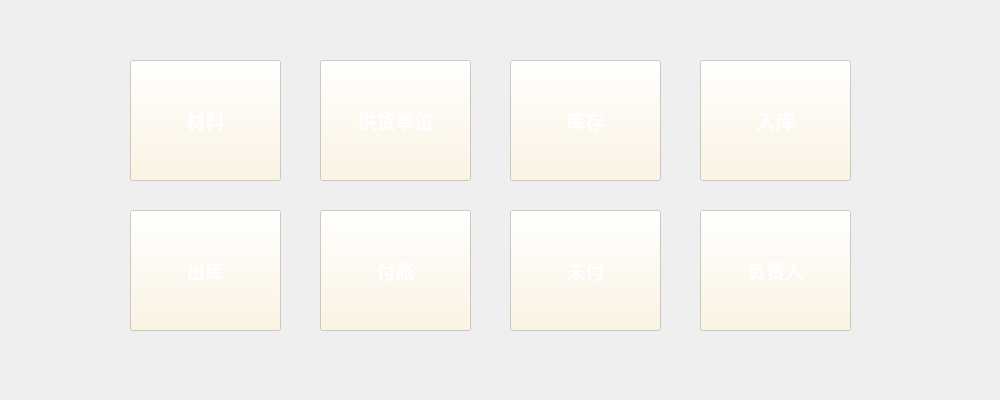
<?xml version="1.0" encoding="UTF-8"?>
<ui version="4.0">
 <class>Form</class>
 <widget class="QWidget" name="Form">
  <property name="geometry">
   <rect>
    <x>0</x>
    <y>0</y>
    <width>1000</width>
    <height>400</height>
   </rect>
  </property>
  <property name="windowTitle">
   <string>Form</string>
  </property>
  <property name="styleSheet">
   <string notr="true">QWidget {
border-image:url(C:/Users/CZQ/Desktop/czq_dev/All/churuku_query/new/1-2.jpg);
}

#下面的防止背景干扰其他控件
QTextBrowser {
border-image:url();
}
QLineEdit {
border-image:url();
}
QComboBox {
border-image:url();
}
QLabel {
border-image:url();
}
QPushButton {
border-image:url();
}</string>
  </property>
  <widget class="QPushButton" name="pushButton">
   <property name="enabled">
    <bool>true</bool>
   </property>
   <property name="geometry">
    <rect>
     <x>320</x>
     <y>60</y>
     <width>151</width>
     <height>121</height>
    </rect>
   </property>
   <property name="font">
    <font>
     <family>微软雅黑</family>
     <pointsize>14</pointsize>
     <weight>75</weight>
     <bold>true</bold>
    </font>
   </property>
   <property name="styleSheet">
    <string notr="true">background-color:rgba(255, 245, 221,160);
color:#ffffff;
</string>
   </property>
   <property name="text">
    <string>供货单位</string>
   </property>
  </widget>
  <widget class="QPushButton" name="pushButton_2">
   <property name="enabled">
    <bool>true</bool>
   </property>
   <property name="geometry">
    <rect>
     <x>130</x>
     <y>60</y>
     <width>151</width>
     <height>121</height>
    </rect>
   </property>
   <property name="font">
    <font>
     <family>微软雅黑</family>
     <pointsize>14</pointsize>
     <weight>75</weight>
     <bold>true</bold>
    </font>
   </property>
   <property name="styleSheet">
    <string notr="true">background-color:rgba(255, 245, 221,160);
color:#ffffff;
</string>
   </property>
   <property name="text">
    <string>材料</string>
   </property>
  </widget>
  <widget class="QPushButton" name="pushButton_3">
   <property name="enabled">
    <bool>true</bool>
   </property>
   <property name="geometry">
    <rect>
     <x>510</x>
     <y>60</y>
     <width>151</width>
     <height>121</height>
    </rect>
   </property>
   <property name="font">
    <font>
     <family>微软雅黑</family>
     <pointsize>14</pointsize>
     <weight>75</weight>
     <bold>true</bold>
    </font>
   </property>
   <property name="styleSheet">
    <string notr="true">background-color:rgba(255, 245, 221,160);
color:#ffffff;
</string>
   </property>
   <property name="text">
    <string>库存</string>
   </property>
  </widget>
  <widget class="QPushButton" name="pushButton_4">
   <property name="enabled">
    <bool>true</bool>
   </property>
   <property name="geometry">
    <rect>
     <x>700</x>
     <y>60</y>
     <width>151</width>
     <height>121</height>
    </rect>
   </property>
   <property name="font">
    <font>
     <family>微软雅黑</family>
     <pointsize>14</pointsize>
     <weight>75</weight>
     <bold>true</bold>
    </font>
   </property>
   <property name="styleSheet">
    <string notr="true">background-color:rgba(255, 245, 221,160);
color:#ffffff;
</string>
   </property>
   <property name="text">
    <string>入库</string>
   </property>
  </widget>
  <widget class="QPushButton" name="pushButton_5">
   <property name="enabled">
    <bool>true</bool>
   </property>
   <property name="geometry">
    <rect>
     <x>130</x>
     <y>210</y>
     <width>151</width>
     <height>121</height>
    </rect>
   </property>
   <property name="font">
    <font>
     <family>微软雅黑</family>
     <pointsize>14</pointsize>
     <weight>75</weight>
     <bold>true</bold>
    </font>
   </property>
   <property name="styleSheet">
    <string notr="true">background-color:rgba(255, 245, 221,160);
color:#ffffff;
</string>
   </property>
   <property name="text">
    <string>出库</string>
   </property>
  </widget>
  <widget class="QPushButton" name="pushButton_6">
   <property name="enabled">
    <bool>true</bool>
   </property>
   <property name="geometry">
    <rect>
     <x>320</x>
     <y>210</y>
     <width>151</width>
     <height>121</height>
    </rect>
   </property>
   <property name="font">
    <font>
     <family>微软雅黑</family>
     <pointsize>14</pointsize>
     <weight>75</weight>
     <bold>true</bold>
    </font>
   </property>
   <property name="styleSheet">
    <string notr="true">background-color:rgba(255, 245, 221,160);
color:#ffffff;
</string>
   </property>
   <property name="text">
    <string>付账</string>
   </property>
  </widget>
  <widget class="QPushButton" name="pushButton_7">
   <property name="enabled">
    <bool>true</bool>
   </property>
   <property name="geometry">
    <rect>
     <x>510</x>
     <y>210</y>
     <width>151</width>
     <height>121</height>
    </rect>
   </property>
   <property name="font">
    <font>
     <family>微软雅黑</family>
     <pointsize>14</pointsize>
     <weight>75</weight>
     <bold>true</bold>
    </font>
   </property>
   <property name="styleSheet">
    <string notr="true">background-color:rgba(255, 245, 221,160);
color:#ffffff;
</string>
   </property>
   <property name="text">
    <string>未付</string>
   </property>
  </widget>
  <widget class="QPushButton" name="pushButton_8">
   <property name="enabled">
    <bool>true</bool>
   </property>
   <property name="geometry">
    <rect>
     <x>700</x>
     <y>210</y>
     <width>151</width>
     <height>121</height>
    </rect>
   </property>
   <property name="font">
    <font>
     <family>微软雅黑</family>
     <pointsize>14</pointsize>
     <weight>75</weight>
     <bold>true</bold>
    </font>
   </property>
   <property name="styleSheet">
    <string notr="true">background-color:rgba(255, 245, 221,160);
color:#ffffff;
</string>
   </property>
   <property name="text">
    <string>负责人</string>
   </property>
  </widget>
 </widget>
 <resources/>
 <connections/>
</ui>
